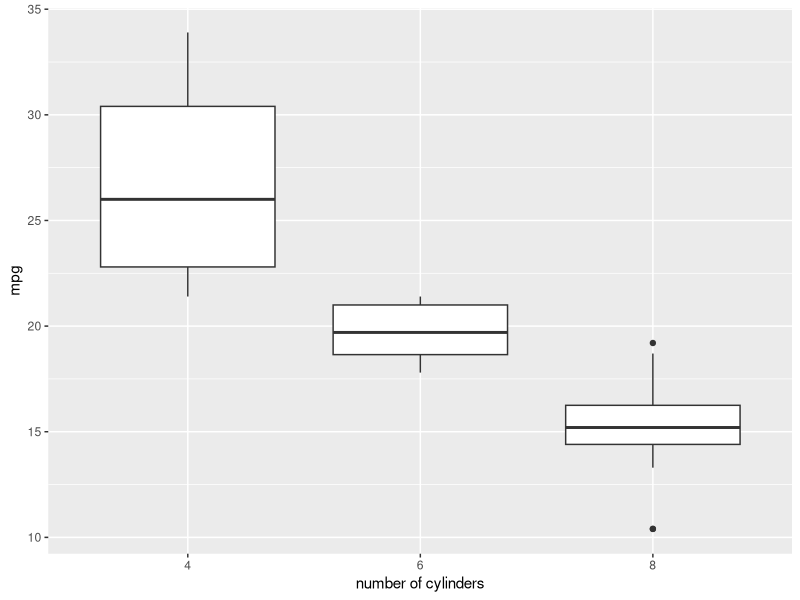

Write the R code that produced this figure.
# This script is used to demonstrate versioning using Git inside of RStudio.

data(mtcars)

library(tidyverse)
mtcars %>% group_by(cyl) %>% summarise(mean_mpg=mean(mpg))

# Look at distribution of mpg by cylinder using box plot
ggplot(mtcars, aes(x=as.factor(cyl), y=mpg))+geom_boxplot()+xlab("number of cylinders")
